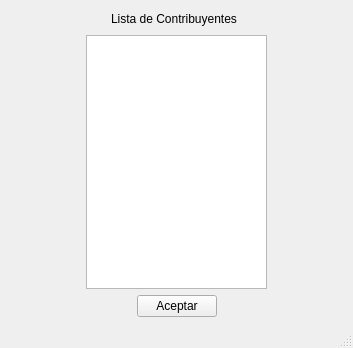
<?xml version="1.0" encoding="UTF-8"?>
<ui version="4.0">
 <class>MainWindow</class>
 <widget class="QMainWindow" name="MainWindow">
  <property name="geometry">
   <rect>
    <x>0</x>
    <y>0</y>
    <width>353</width>
    <height>348</height>
   </rect>
  </property>
  <property name="maximumSize">
   <size>
    <width>353</width>
    <height>348</height>
   </size>
  </property>
  <property name="windowTitle">
   <string>Lista</string>
  </property>
  <widget class="QWidget" name="centralwidget">
   <layout class="QGridLayout" name="gridLayout">
    <item row="0" column="0" colspan="2">
     <spacer name="horizontalSpacer_2">
      <property name="orientation">
       <enum>Qt::Horizontal</enum>
      </property>
      <property name="sizeHint" stdset="0">
       <size>
        <width>96</width>
        <height>20</height>
       </size>
      </property>
     </spacer>
    </item>
    <item row="0" column="2" colspan="3">
     <widget class="QLabel" name="label">
      <property name="text">
       <string>Lista de Contribuyentes</string>
      </property>
     </widget>
    </item>
    <item row="0" column="5" colspan="2">
     <spacer name="horizontalSpacer">
      <property name="orientation">
       <enum>Qt::Horizontal</enum>
      </property>
      <property name="sizeHint" stdset="0">
       <size>
        <width>96</width>
        <height>20</height>
       </size>
      </property>
     </spacer>
    </item>
    <item row="1" column="0">
     <spacer name="horizontalSpacer_5">
      <property name="orientation">
       <enum>Qt::Horizontal</enum>
      </property>
      <property name="sizeHint" stdset="0">
       <size>
        <width>71</width>
        <height>148</height>
       </size>
      </property>
     </spacer>
    </item>
    <item row="1" column="1" colspan="5">
     <widget class="QListWidget" name="lista"/>
    </item>
    <item row="1" column="6">
     <spacer name="horizontalSpacer_6">
      <property name="orientation">
       <enum>Qt::Horizontal</enum>
      </property>
      <property name="sizeHint" stdset="0">
       <size>
        <width>72</width>
        <height>148</height>
       </size>
      </property>
     </spacer>
    </item>
    <item row="2" column="0" colspan="3">
     <spacer name="horizontalSpacer_4">
      <property name="orientation">
       <enum>Qt::Horizontal</enum>
      </property>
      <property name="sizeHint" stdset="0">
       <size>
        <width>121</width>
        <height>20</height>
       </size>
      </property>
     </spacer>
    </item>
    <item row="2" column="3">
     <widget class="QPushButton" name="aceptar">
      <property name="text">
       <string>Aceptar</string>
      </property>
     </widget>
    </item>
    <item row="2" column="4" colspan="3">
     <spacer name="horizontalSpacer_3">
      <property name="orientation">
       <enum>Qt::Horizontal</enum>
      </property>
      <property name="sizeHint" stdset="0">
       <size>
        <width>121</width>
        <height>20</height>
       </size>
      </property>
     </spacer>
    </item>
   </layout>
  </widget>
  <widget class="QMenuBar" name="menubar">
   <property name="geometry">
    <rect>
     <x>0</x>
     <y>0</y>
     <width>353</width>
     <height>21</height>
    </rect>
   </property>
  </widget>
  <widget class="QStatusBar" name="statusbar"/>
 </widget>
 <resources/>
 <connections/>
</ui>
